Frame 1 (no input): blank canvas, image omitted
Frame 60 (no input): blank canvas, image omitted
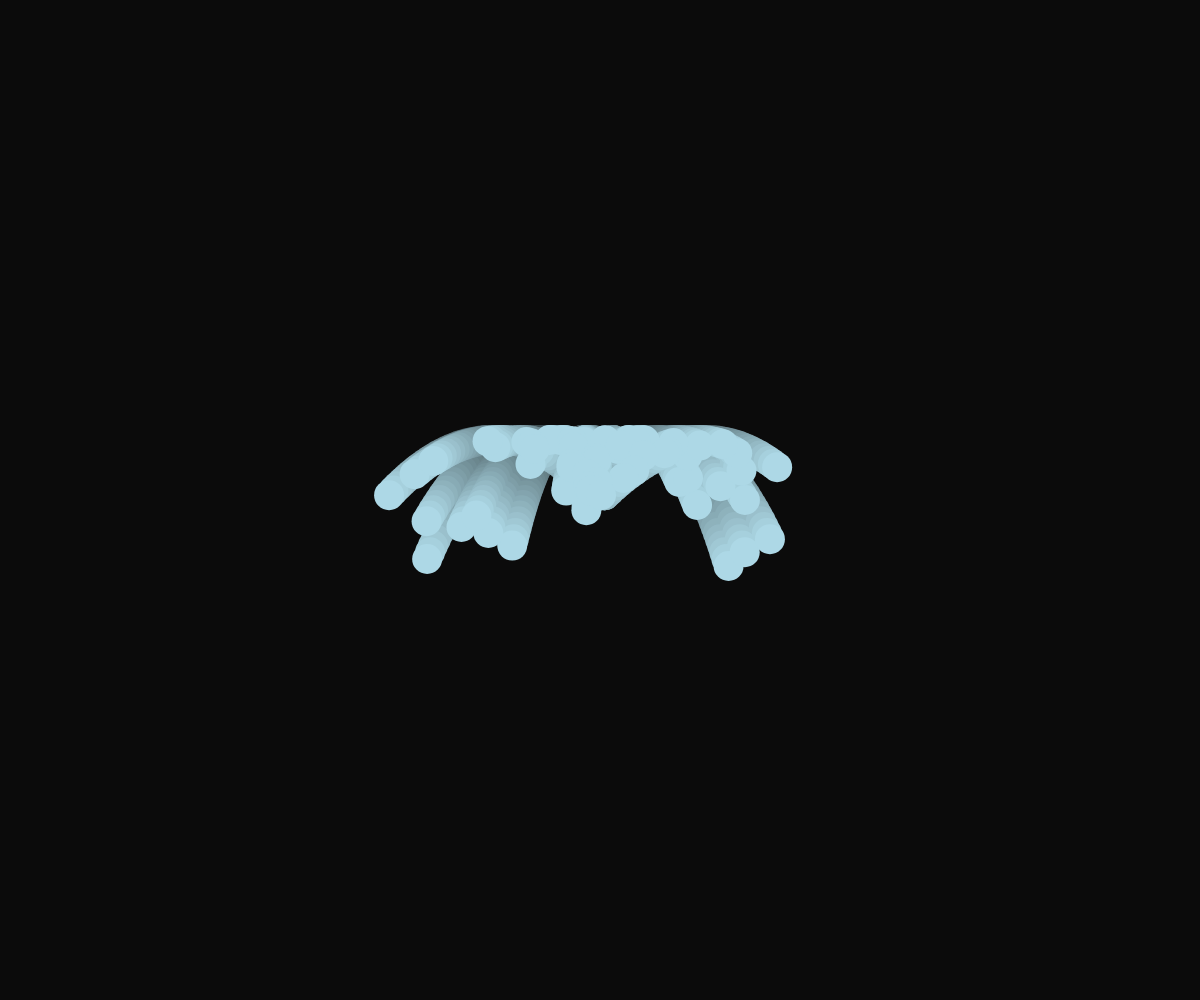
Frame 120 (the mouse pressed at the canvas centre since frame 60)

The p5.js sketch whose frames 1 and 60 were blank and that drew this single picture after the mouse press (run headless with seeded random() and noise() and a simulated clock; from frame 60 on, the mouse is pressed at the canvas centre):

// p5.js sketch
// ── sketch.js
// vectors
// AMAAN REHMAN
// 4/13/26
//

let objects = [];


function setup() {
  createCanvas(windowWidth, windowHeight);
}

function draw() {
  background(0, 10);
  noStroke();
  fill("lightblue");
  //create objects
  if(mouseIsPressed){
    objects.push(new Ball(mouseX, mouseY));
  }
  //process objects
  for(let o of objects){
    //if(keyIsDown(32)){

    o.move()
   // }
   //o.calcMouse();
    o.display()
    
  }
}

class Ball{
  constructor(x,y){
    this.pos = createVector(x,y);
    this.vel = createVector(random(-5, 5), -5);
    this.force = createVector(0, 0.2);
  }

  calcMouse(){
    this.force = createVector(mouseX, mouseY);
    this.force.sub(this.pos);
    this.force.normalize();
    this.force.mult(4);
  }
move(){
  //update velocity and pos vectors
  this.vel.add(this.force);
  this.vel.limit(20); //cant go outside -20 and 20
  this.pos.add(this.vel);

  //wall bounce
if(this.pos.x < 0 || this.pos.x > width){
  this.vel.x *= -2;
}
if(this.pos.y > height || this.pos.y < 0 ){
  this.vel.y *= -3;
}

}
display(){
  //display ball sir
  circle(this.pos.x, this.pos.y, 30);
  // if(true){
  //   stroke(255, 0, 0);
  //   line(0, 0, this.pos.x, this.pos.y);

  //   let endX = this.pos.x + this.vel.x;
  //   let endY = this.pos.y + this.vel.y;

  //   stroke(0, 0, 255);
  //   line(this.pos.x, this.pos.y, endX, endY);

  //   stroke(0, 255, 0);
  //   line(endX, endY, endX + this.force.x, endY + this.force.y)
    
  // }
}

}
